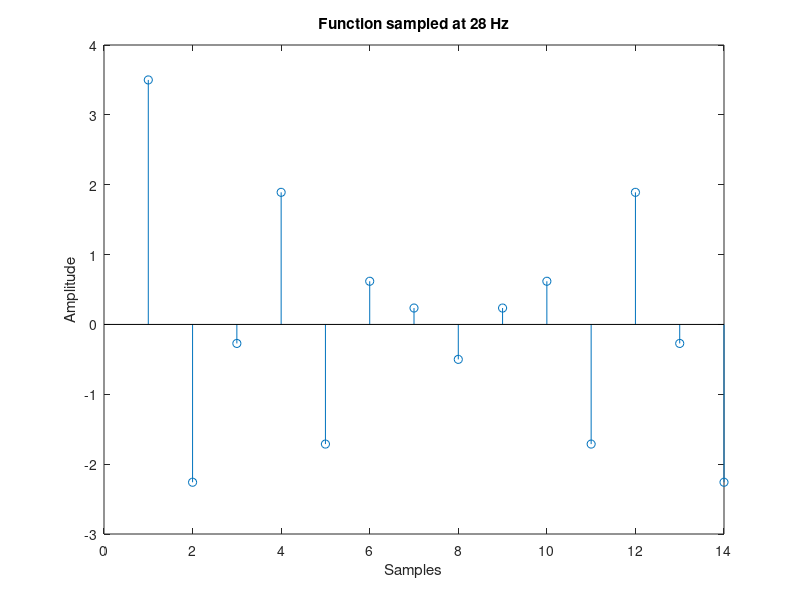
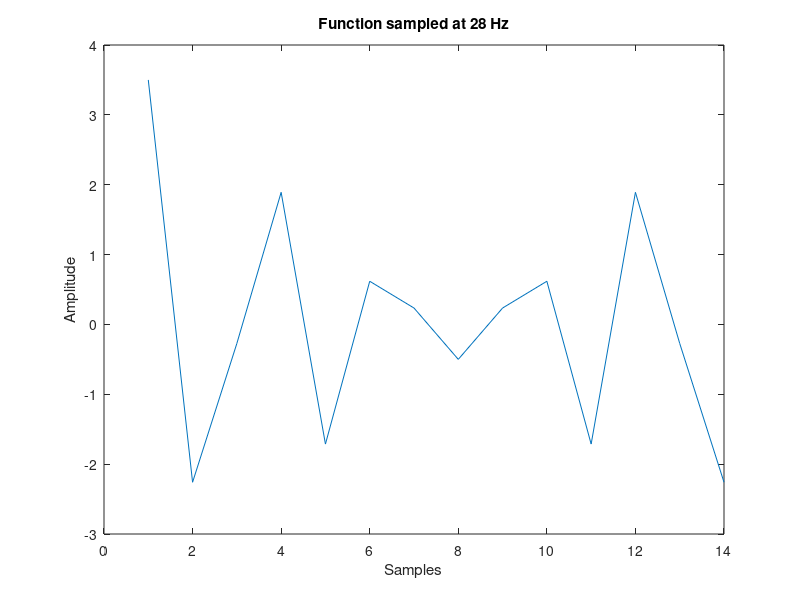

MATLAB code to generate these figures, in order:
a = 2;
pi=3.14159;
t=[0:1/(14*a):(1/a)-(1/(14*a))];
f1= a*cos(2*pi*5*a*t);
f2=(a/2)*cos(2*pi*6*a*t);
f3=(a/4)*cos(2*pi*10*a*t);
f4=f1+f2+f3;
%sampling frequency = 14a = 28hz ===> sampling time = 1/28 s
Ts=1/(14*a)
figure;
stem(f4)
title('Function sampled at 28 Hz')
xlabel('Samples')
ylabel('Amplitude')
figure;
plot(f4)
title('Function sampled at 28 Hz')
xlabel('Samples')
ylabel('Amplitude')